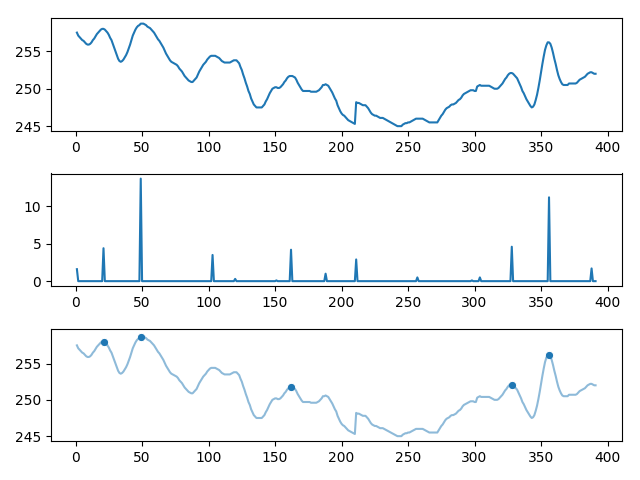

Python code for this plot:
#!/usr/bin/env python3
#
# Demonstrates how to use `topf` in order to filter peaks in a simple
# data set.


import topf

import matplotlib.pyplot as plt
import numpy as np
import seaborn as sns


if __name__ == '__main__':
    data = np.genfromtxt('example.txt')          # load data
    transformer = topf.PersistenceTransformer()  # prepare transformer
    peaks = transformer.fit_transform(data)      # transform data into peaks

    # First, let's plot the original data. We can see that there is
    # quite a number of relatively small peaks.
    plt.subplot(3, 1, 1)
    sns.lineplot(x=data[:, 0], y=data[:, 1])

    # Second, let's show the transformed data. Here, every non-zero
    # point depicts the *prominence* of a peak.
    plt.subplot(3, 1, 2)
    sns.lineplot(x=peaks[:, 0], y=peaks[:, 1])

    # Third, let's show an example of filtering. This is the manual way
    # of filtering. It is particularly useful if you know the height of
    # an interesting peak.
    filtered_data = data[peaks[:, 1] > 4]  # only keep high peaks

    plt.subplot(3, 1, 3)
    sns.lineplot(x=data[:, 0], y=data[:, 1], alpha=0.5)
    sns.scatterplot(
        x=filtered_data[:, 0],
        y=filtered_data[:, 1],
    )

    plt.tight_layout()
    plt.show()
